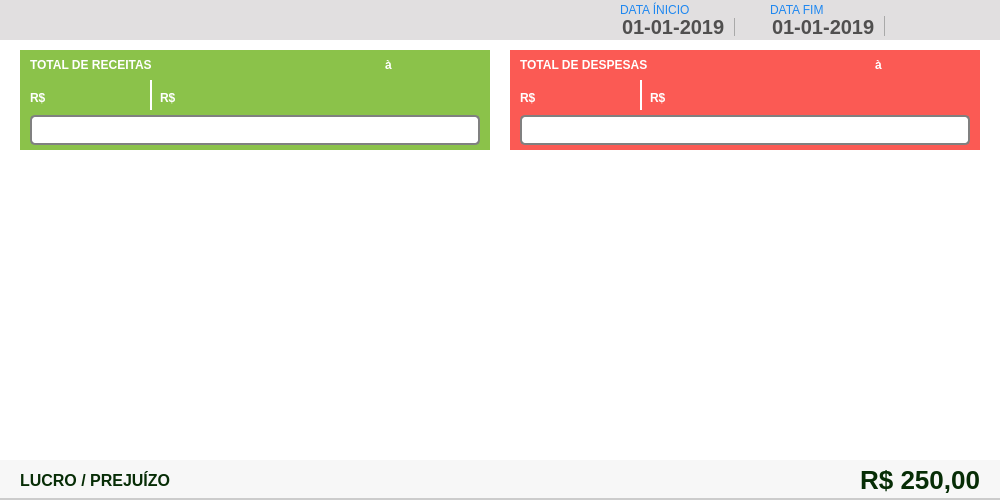
<?xml version="1.0" encoding="UTF-8"?>
<ui version="4.0">
 <class>ct_movimento</class>
 <widget class="QFrame" name="ct_movimento">
  <property name="geometry">
   <rect>
    <x>0</x>
    <y>0</y>
    <width>1000</width>
    <height>500</height>
   </rect>
  </property>
  <property name="windowTitle">
   <string>Frame</string>
  </property>
  <property name="styleSheet">
   <string notr="true">background: #FFF;
border: none</string>
  </property>
  <widget class="QFrame" name="fr_movimento">
   <property name="geometry">
    <rect>
     <x>0</x>
     <y>0</y>
     <width>1000</width>
     <height>500</height>
    </rect>
   </property>
   <property name="frameShape">
    <enum>QFrame::StyledPanel</enum>
   </property>
   <property name="frameShadow">
    <enum>QFrame::Raised</enum>
   </property>
   <widget class="QFrame" name="fr_TopoMenuMovimento">
    <property name="geometry">
     <rect>
      <x>0</x>
      <y>0</y>
      <width>1000</width>
      <height>40</height>
     </rect>
    </property>
    <property name="styleSheet">
     <string notr="true">background:#E1DFE0;
border: none;</string>
    </property>
    <widget class="QPushButton" name="bt_BuscaMovimento">
     <property name="geometry">
      <rect>
       <x>920</x>
       <y>5</y>
       <width>30</width>
       <height>30</height>
      </rect>
     </property>
     <property name="font">
      <font>
       <family>Arial</family>
      </font>
     </property>
     <property name="cursor">
      <cursorShape>PointingHandCursor</cursorShape>
     </property>
     <property name="focusPolicy">
      <enum>Qt::NoFocus</enum>
     </property>
     <property name="contextMenuPolicy">
      <enum>Qt::NoContextMenu</enum>
     </property>
     <property name="toolTip">
      <string>BUSCAR</string>
     </property>
     <property name="styleSheet">
      <string notr="true"/>
     </property>
     <property name="text">
      <string/>
     </property>
    </widget>
    <widget class="QPushButton" name="bt_PrintMovimento">
     <property name="geometry">
      <rect>
       <x>960</x>
       <y>5</y>
       <width>30</width>
       <height>30</height>
      </rect>
     </property>
     <property name="font">
      <font>
       <family>Arial</family>
      </font>
     </property>
     <property name="cursor">
      <cursorShape>PointingHandCursor</cursorShape>
     </property>
     <property name="focusPolicy">
      <enum>Qt::NoFocus</enum>
     </property>
     <property name="contextMenuPolicy">
      <enum>Qt::NoContextMenu</enum>
     </property>
     <property name="toolTip">
      <string>IMPRIMIR</string>
     </property>
     <property name="text">
      <string/>
     </property>
    </widget>
    <widget class="QDateEdit" name="dt_inicio">
     <property name="geometry">
      <rect>
       <x>620</x>
       <y>16</y>
       <width>140</width>
       <height>20</height>
      </rect>
     </property>
     <property name="styleSheet">
      <string notr="true">QDateEdit {
background: #E1DFE0;
border: none;
font-family: &quot;Arial&quot;;
font-size: 20px;
font-weight: bold;
color: rgb(80,79,79)
}
 QDateEdit::drop-down {
     subcontrol-origin: padding;
     subcontrol-position: top right;
     width: 25px;
     border-left-width: 1px;
     border-left-color: darkgray;
     border-left-style: solid; /* just a single line */
     border-top-right-radius: 3px; /* same radius as the QComboBox */
     border-bottom-right-radius: 3px;
 }
QDateEdit::down-arrow {
     image: url("+self.resourcepath('Images/down.png')+");
 }
QCalendarWidget QAbstractItemView:enabled 
  {
border: none;
  	font-size:13px;  
  	color: #000;  
  	background-color: #F1F1F1;  
  	selection-background-color: rgb(64, 64, 64); 
  	selection-color: rgb(0, 255, 0); 
  }
QCalendarWidget QToolButton {
	border: none;
  	color: #000
  }

 QCalendarWidget QMenu {
  	width: 150px;
  	left: 20px;
  	color: white;
  	font-size: 18px;
  	background-color: rgb(100, 100, 100);
  }
QCalendarWidget QWidget#qt_calendar_navigationbar
{ 
border: none;
}</string>
     </property>
     <property name="minimumDate">
      <date>
       <year>2019</year>
       <month>1</month>
       <day>1</day>
      </date>
     </property>
     <property name="currentSection">
      <enum>QDateTimeEdit::DaySection</enum>
     </property>
     <property name="displayFormat">
      <string>dd-MM-yyyy</string>
     </property>
     <property name="calendarPopup">
      <bool>true</bool>
     </property>
     <property name="timeSpec">
      <enum>Qt::TimeZone</enum>
     </property>
    </widget>
    <widget class="QLabel" name="lb_FormVenda_21">
     <property name="geometry">
      <rect>
       <x>620</x>
       <y>2</y>
       <width>120</width>
       <height>16</height>
      </rect>
     </property>
     <property name="styleSheet">
      <string notr="true">QLabel{
font-size: 12px;
font-family: &quot;Arial Unicode MS&quot;;

color:#1E87F0;
border: none;
}</string>
     </property>
     <property name="text">
      <string>DATA ÍNICIO</string>
     </property>
    </widget>
    <widget class="QLabel" name="lb_FormVenda_22">
     <property name="geometry">
      <rect>
       <x>770</x>
       <y>2</y>
       <width>120</width>
       <height>16</height>
      </rect>
     </property>
     <property name="styleSheet">
      <string notr="true">QLabel{
font-size: 12px;
font-family: &quot;Arial Unicode MS&quot;;

color:#1E87F0;
border: none;
}</string>
     </property>
     <property name="text">
      <string>DATA FIM</string>
     </property>
    </widget>
    <widget class="QDateEdit" name="dt_fim">
     <property name="geometry">
      <rect>
       <x>770</x>
       <y>16</y>
       <width>140</width>
       <height>20</height>
      </rect>
     </property>
     <property name="styleSheet">
      <string notr="true">QDateEdit {
background: #E1DFE0;
border: none;
font-family: &quot;Arial&quot;;
font-size: 20px;
font-weight: bold;
color: rgb(80,79,79)
}
 QDateEdit::drop-down {
     subcontrol-origin: padding;
     subcontrol-position: top right;
     width: 25px;
     border-left-width: 1px;
     border-left-color: darkgray;
     border-left-style: solid; /* just a single line */
     border-top-right-radius: 3px; /* same radius as the QComboBox */
     border-bottom-right-radius: 3px;
 }
QDateEdit::down-arrow {
     image: url("+self.resourcepath('Images/down.png')+");
 }
QCalendarWidget QAbstractItemView:enabled 
  {
border: none;
  	font-size:13px;  
  	color: #000;  
  	background-color: #F1F1F1;  
  	selection-background-color: rgb(64, 64, 64); 
  	selection-color: rgb(0, 255, 0); 
  }
QCalendarWidget QToolButton {
	border: none;
  	color: #000
  }

 QCalendarWidget QMenu {
  	width: 150px;
  	left: 20px;
  	color: white;
  	font-size: 18px;
  	background-color: rgb(100, 100, 100);
  }
QCalendarWidget QWidget#qt_calendar_navigationbar
{ 
border: none;
}</string>
     </property>
     <property name="buttonSymbols">
      <enum>QAbstractSpinBox::PlusMinus</enum>
     </property>
     <property name="minimumDate">
      <date>
       <year>2019</year>
       <month>1</month>
       <day>1</day>
      </date>
     </property>
     <property name="displayFormat">
      <string>dd-MM-yyyy</string>
     </property>
     <property name="calendarPopup">
      <bool>true</bool>
     </property>
    </widget>
   </widget>
   <widget class="QFrame" name="fr_Receita">
    <property name="geometry">
     <rect>
      <x>20</x>
      <y>50</y>
      <width>470</width>
      <height>100</height>
     </rect>
    </property>
    <property name="styleSheet">
     <string notr="true">QFrame {
background: rgba(139, 194, 74, 100%);
border: none;
}
</string>
    </property>
    <property name="frameShape">
     <enum>QFrame::StyledPanel</enum>
    </property>
    <property name="frameShadow">
     <enum>QFrame::Raised</enum>
    </property>
    <widget class="QProgressBar" name="pr_receita">
     <property name="geometry">
      <rect>
       <x>10</x>
       <y>65</y>
       <width>450</width>
       <height>30</height>
      </rect>
     </property>
     <property name="styleSheet">
      <string notr="true">QProgressBar {
     border: 2px solid grey;
     border-radius: 5px;
    text-align: center;
	font: 14px &quot;Tahoma&quot;;
	font-weight: bold;
	color: #000;
	background-color: #FFF

 }
 QProgressBar::chunk {
     background: rgb(122, 179, 46, 60%);
     width: 8px;
     margin: 0.5px;
	border-radius: 3px
 }</string>
     </property>
    </widget>
    <widget class="QLabel" name="lb_FormVenda_20">
     <property name="geometry">
      <rect>
       <x>10</x>
       <y>5</y>
       <width>150</width>
       <height>20</height>
      </rect>
     </property>
     <property name="layoutDirection">
      <enum>Qt::LeftToRight</enum>
     </property>
     <property name="styleSheet">
      <string notr="true">QLabel{
font-size: 12px;
font-family: &quot;Arial&quot;;
font-weight: bold;
color: #FFF;
border: none;
background: none
}</string>
     </property>
     <property name="text">
      <string>TOTAL DE RECEITAS</string>
     </property>
     <property name="alignment">
      <set>Qt::AlignLeading|Qt::AlignLeft|Qt::AlignVCenter</set>
     </property>
    </widget>
    <widget class="QLabel" name="label_3">
     <property name="geometry">
      <rect>
       <x>10</x>
       <y>35</y>
       <width>25</width>
       <height>20</height>
      </rect>
     </property>
     <property name="styleSheet">
      <string notr="true">background: none;
border-radius: 2px;
color: #000;
font: 18px &quot;Arial&quot; ;
font-weight: bold;
color: #FFF;
</string>
     </property>
     <property name="text">
      <string>R$</string>
     </property>
     <property name="alignment">
      <set>Qt::AlignBottom|Qt::AlignLeading|Qt::AlignLeft</set>
     </property>
    </widget>
    <widget class="QLabel" name="lb_entradaRecebido">
     <property name="geometry">
      <rect>
       <x>35</x>
       <y>30</y>
       <width>100</width>
       <height>25</height>
      </rect>
     </property>
     <property name="styleSheet">
      <string notr="true">background: none;
border-radius: 2px;
color: #000;
font: 25px &quot;Arial&quot; ;

color: #FFF;
</string>
     </property>
     <property name="text">
      <string/>
     </property>
    </widget>
    <widget class="QLabel" name="lb_entradaPendente">
     <property name="geometry">
      <rect>
       <x>165</x>
       <y>30</y>
       <width>100</width>
       <height>25</height>
      </rect>
     </property>
     <property name="styleSheet">
      <string notr="true">background: none;
border-radius: 2px;
color: #000;
font: 25px &quot;Arial&quot; ;

color: #FFF;
</string>
     </property>
     <property name="text">
      <string/>
     </property>
    </widget>
    <widget class="QLabel" name="label_8">
     <property name="geometry">
      <rect>
       <x>140</x>
       <y>35</y>
       <width>25</width>
       <height>20</height>
      </rect>
     </property>
     <property name="styleSheet">
      <string notr="true">background: none;
border-radius: 2px;
color: #000;
font: 18px &quot;Arial&quot; ;
font-weight: bold;
color: #FFF;
</string>
     </property>
     <property name="text">
      <string>R$</string>
     </property>
     <property name="alignment">
      <set>Qt::AlignBottom|Qt::AlignLeading|Qt::AlignLeft</set>
     </property>
    </widget>
    <widget class="Line" name="line">
     <property name="geometry">
      <rect>
       <x>130</x>
       <y>30</y>
       <width>2</width>
       <height>30</height>
      </rect>
     </property>
     <property name="styleSheet">
      <string notr="true">background: #FFF</string>
     </property>
     <property name="orientation">
      <enum>Qt::Vertical</enum>
     </property>
    </widget>
    <widget class="QLabel" name="lb_inicioMovimento">
     <property name="geometry">
      <rect>
       <x>280</x>
       <y>5</y>
       <width>80</width>
       <height>20</height>
      </rect>
     </property>
     <property name="styleSheet">
      <string notr="true">QLabel{
font-size: 15px;
font-family: &quot;Arial&quot;;
font-weight: bold;
color: #FFF;
border: none;
background: none
}</string>
     </property>
     <property name="text">
      <string/>
     </property>
    </widget>
    <widget class="QLabel" name="label_2">
     <property name="geometry">
      <rect>
       <x>365</x>
       <y>5</y>
       <width>10</width>
       <height>20</height>
      </rect>
     </property>
     <property name="styleSheet">
      <string notr="true">QLabel{
font-size: 12px;
font-family: &quot;Arial&quot;;
font-weight: bold;
color: #FFF;
border: none;
background: none
}</string>
     </property>
     <property name="text">
      <string>à</string>
     </property>
    </widget>
    <widget class="QLabel" name="lb_fimMovimento">
     <property name="geometry">
      <rect>
       <x>380</x>
       <y>5</y>
       <width>80</width>
       <height>20</height>
      </rect>
     </property>
     <property name="styleSheet">
      <string notr="true">QLabel{
font-size: 15px;
font-family: &quot;Arial&quot;;
font-weight: bold;
color: #FFF;
border: none;
background: none
}</string>
     </property>
     <property name="text">
      <string/>
     </property>
    </widget>
   </widget>
   <widget class="QFrame" name="fr_Despesa">
    <property name="geometry">
     <rect>
      <x>510</x>
      <y>50</y>
      <width>470</width>
      <height>100</height>
     </rect>
    </property>
    <property name="styleSheet">
     <string notr="true">QFrame {
background: rgba(251, 90, 84, 100%);
border: none;


}</string>
    </property>
    <property name="frameShape">
     <enum>QFrame::StyledPanel</enum>
    </property>
    <property name="frameShadow">
     <enum>QFrame::Raised</enum>
    </property>
    <widget class="QLabel" name="lb_FormVenda_24">
     <property name="geometry">
      <rect>
       <x>10</x>
       <y>5</y>
       <width>150</width>
       <height>20</height>
      </rect>
     </property>
     <property name="layoutDirection">
      <enum>Qt::LeftToRight</enum>
     </property>
     <property name="styleSheet">
      <string notr="true">QLabel{
font-size: 12px;
font-family: &quot;Arial&quot;;
font-weight: bold;
color: #FFF;
border: none;
background: none
}</string>
     </property>
     <property name="text">
      <string>TOTAL DE DESPESAS</string>
     </property>
     <property name="alignment">
      <set>Qt::AlignLeading|Qt::AlignLeft|Qt::AlignVCenter</set>
     </property>
    </widget>
    <widget class="QLabel" name="label_6">
     <property name="geometry">
      <rect>
       <x>10</x>
       <y>35</y>
       <width>25</width>
       <height>20</height>
      </rect>
     </property>
     <property name="styleSheet">
      <string notr="true">background: none;
border-radius: 2px;
color: #000;
font: 18px &quot;Arial&quot; ;
font-weight: bold;
color: #FFF;
</string>
     </property>
     <property name="text">
      <string>R$</string>
     </property>
     <property name="alignment">
      <set>Qt::AlignBottom|Qt::AlignLeading|Qt::AlignLeft</set>
     </property>
    </widget>
    <widget class="QLabel" name="lb_despesaPaga">
     <property name="geometry">
      <rect>
       <x>35</x>
       <y>30</y>
       <width>100</width>
       <height>25</height>
      </rect>
     </property>
     <property name="styleSheet">
      <string notr="true">background: none;
border-radius: 2px;
color: #000;
font: 25px &quot;Arial&quot; ;

color: #FFF;
</string>
     </property>
     <property name="text">
      <string/>
     </property>
    </widget>
    <widget class="Line" name="line_3">
     <property name="geometry">
      <rect>
       <x>130</x>
       <y>30</y>
       <width>2</width>
       <height>30</height>
      </rect>
     </property>
     <property name="styleSheet">
      <string notr="true">background: #FFF</string>
     </property>
     <property name="orientation">
      <enum>Qt::Vertical</enum>
     </property>
    </widget>
    <widget class="QLabel" name="lb_despesaAPagar">
     <property name="geometry">
      <rect>
       <x>165</x>
       <y>30</y>
       <width>100</width>
       <height>25</height>
      </rect>
     </property>
     <property name="styleSheet">
      <string notr="true">background: none;
border-radius: 2px;
color: #000;
font: 25px &quot;Arial&quot; ;

color: #FFF;
</string>
     </property>
     <property name="text">
      <string/>
     </property>
    </widget>
    <widget class="QLabel" name="label_10">
     <property name="geometry">
      <rect>
       <x>140</x>
       <y>35</y>
       <width>25</width>
       <height>20</height>
      </rect>
     </property>
     <property name="styleSheet">
      <string notr="true">background: none;
border-radius: 2px;
color: #000;
font: 18px &quot;Arial&quot; ;
font-weight: bold;
color: #FFF;
</string>
     </property>
     <property name="text">
      <string>R$</string>
     </property>
     <property name="alignment">
      <set>Qt::AlignBottom|Qt::AlignLeading|Qt::AlignLeft</set>
     </property>
    </widget>
    <widget class="QLabel" name="lb_fimDespesa">
     <property name="geometry">
      <rect>
       <x>380</x>
       <y>5</y>
       <width>80</width>
       <height>20</height>
      </rect>
     </property>
     <property name="styleSheet">
      <string notr="true">QLabel{
font-size: 15px;
font-family: &quot;Arial&quot;;
font-weight: bold;
color: #FFF;
border: none;
background: none
}</string>
     </property>
     <property name="text">
      <string/>
     </property>
    </widget>
    <widget class="QLabel" name="label_12">
     <property name="geometry">
      <rect>
       <x>365</x>
       <y>5</y>
       <width>10</width>
       <height>20</height>
      </rect>
     </property>
     <property name="styleSheet">
      <string notr="true">QLabel{
font-size: 12px;
font-family: &quot;Arial&quot;;
font-weight: bold;
color: #FFF;
border: none;
background: none
}</string>
     </property>
     <property name="text">
      <string>à</string>
     </property>
    </widget>
    <widget class="QLabel" name="lb_inicioDespesa">
     <property name="geometry">
      <rect>
       <x>280</x>
       <y>5</y>
       <width>80</width>
       <height>20</height>
      </rect>
     </property>
     <property name="styleSheet">
      <string notr="true">QLabel{
font-size: 15px;
font-family: &quot;Arial&quot;;
font-weight: bold;
color: #FFF;
border: none;
background: none
}</string>
     </property>
     <property name="text">
      <string/>
     </property>
    </widget>
    <widget class="QProgressBar" name="pr_despesa">
     <property name="geometry">
      <rect>
       <x>10</x>
       <y>65</y>
       <width>450</width>
       <height>30</height>
      </rect>
     </property>
     <property name="styleSheet">
      <string notr="true">QProgressBar {
     border: 2px solid grey;
     border-radius: 5px;
    text-align: center;
	font: 14px &quot;Tahoma&quot;;
	font-weight: bold;
	color: #000;
	background: #FFF 

 }
 QProgressBar::chunk {
     background: rgb(251, 90, 84, 60%);
     width: 8px;
     margin: 0.5px;
	border-radius: 3px
 }</string>
     </property>
    </widget>
   </widget>
   <widget class="QTableWidget" name="tb_receita">
    <property name="geometry">
     <rect>
      <x>20</x>
      <y>200</y>
      <width>470</width>
      <height>200</height>
     </rect>
    </property>
    <property name="styleSheet">
     <string notr="true">QTableView{
color: #797979;
font-weight: bold;
font-size: 13px;
background: #FFF;
padding: 0 0 0 5px;
}
</string>
    </property>
    <property name="verticalScrollBarPolicy">
     <enum>Qt::ScrollBarAlwaysOff</enum>
    </property>
    <property name="horizontalScrollBarPolicy">
     <enum>Qt::ScrollBarAlwaysOff</enum>
    </property>
    <property name="editTriggers">
     <set>QAbstractItemView::NoEditTriggers</set>
    </property>
    <property name="tabKeyNavigation">
     <bool>false</bool>
    </property>
    <property name="showDropIndicator" stdset="0">
     <bool>false</bool>
    </property>
    <property name="dragDropOverwriteMode">
     <bool>false</bool>
    </property>
    <property name="alternatingRowColors">
     <bool>true</bool>
    </property>
    <property name="selectionMode">
     <enum>QAbstractItemView::NoSelection</enum>
    </property>
    <property name="showGrid">
     <bool>false</bool>
    </property>
    <property name="rowCount">
     <number>0</number>
    </property>
    <attribute name="horizontalHeaderVisible">
     <bool>false</bool>
    </attribute>
    <attribute name="horizontalHeaderDefaultSectionSize">
     <number>200</number>
    </attribute>
    <attribute name="horizontalHeaderStretchLastSection">
     <bool>true</bool>
    </attribute>
    <attribute name="verticalHeaderVisible">
     <bool>false</bool>
    </attribute>
    <attribute name="verticalHeaderDefaultSectionSize">
     <number>25</number>
    </attribute>
    <column>
     <property name="text">
      <string>New Column</string>
     </property>
    </column>
    <column>
     <property name="text">
      <string>New Column</string>
     </property>
    </column>
   </widget>
   <widget class="QTableWidget" name="tb_despesa">
    <property name="geometry">
     <rect>
      <x>510</x>
      <y>200</y>
      <width>470</width>
      <height>200</height>
     </rect>
    </property>
    <property name="styleSheet">
     <string notr="true">QTableView{
color: #797979;
font-weight: bold;
font-size: 13px;
background: #FFF;
padding: 0 0 0 5px;
}
</string>
    </property>
    <property name="verticalScrollBarPolicy">
     <enum>Qt::ScrollBarAlwaysOff</enum>
    </property>
    <property name="horizontalScrollBarPolicy">
     <enum>Qt::ScrollBarAlwaysOff</enum>
    </property>
    <property name="editTriggers">
     <set>QAbstractItemView::NoEditTriggers</set>
    </property>
    <property name="tabKeyNavigation">
     <bool>false</bool>
    </property>
    <property name="showDropIndicator" stdset="0">
     <bool>false</bool>
    </property>
    <property name="dragDropOverwriteMode">
     <bool>false</bool>
    </property>
    <property name="alternatingRowColors">
     <bool>true</bool>
    </property>
    <property name="selectionMode">
     <enum>QAbstractItemView::NoSelection</enum>
    </property>
    <property name="showGrid">
     <bool>false</bool>
    </property>
    <property name="rowCount">
     <number>1</number>
    </property>
    <attribute name="horizontalHeaderVisible">
     <bool>false</bool>
    </attribute>
    <attribute name="horizontalHeaderDefaultSectionSize">
     <number>200</number>
    </attribute>
    <attribute name="horizontalHeaderStretchLastSection">
     <bool>true</bool>
    </attribute>
    <attribute name="verticalHeaderVisible">
     <bool>false</bool>
    </attribute>
    <attribute name="verticalHeaderDefaultSectionSize">
     <number>25</number>
    </attribute>
    <row/>
    <column>
     <property name="text">
      <string>New Column</string>
     </property>
    </column>
    <column>
     <property name="text">
      <string>New Column</string>
     </property>
    </column>
   </widget>
   <widget class="QFrame" name="frameTotalmov">
    <property name="geometry">
     <rect>
      <x>0</x>
      <y>460</y>
      <width>1000</width>
      <height>40</height>
     </rect>
    </property>
    <property name="styleSheet">
     <string notr="true">border-bottom: 2px solid #CCC;
background: #F7F7F7</string>
    </property>
    <property name="frameShape">
     <enum>QFrame::StyledPanel</enum>
    </property>
    <property name="frameShadow">
     <enum>QFrame::Raised</enum>
    </property>
    <widget class="QLabel" name="label">
     <property name="geometry">
      <rect>
       <x>20</x>
       <y>10</y>
       <width>200</width>
       <height>20</height>
      </rect>
     </property>
     <property name="styleSheet">
      <string notr="true">QLabel{
font-size: 16px;
font-family: &quot;Arial&quot;;
font-weight: bold;
color: #072D06;
border: none;
background: none
}</string>
     </property>
     <property name="text">
      <string>LUCRO / PREJUÍZO</string>
     </property>
    </widget>
    <widget class="QLabel" name="lb_totalMovimento">
     <property name="geometry">
      <rect>
       <x>830</x>
       <y>5</y>
       <width>150</width>
       <height>30</height>
      </rect>
     </property>
     <property name="styleSheet">
      <string notr="true">QLabel{
font-size: 26px;
font-family: &quot;Arial&quot;;
font-weight: bold;
color: #072D06;
border: none;
background: none
}</string>
     </property>
     <property name="text">
      <string>R$ 250,00</string>
     </property>
     <property name="alignment">
      <set>Qt::AlignRight|Qt::AlignTrailing|Qt::AlignVCenter</set>
     </property>
    </widget>
   </widget>
  </widget>
 </widget>
 <resources/>
 <connections/>
</ui>
